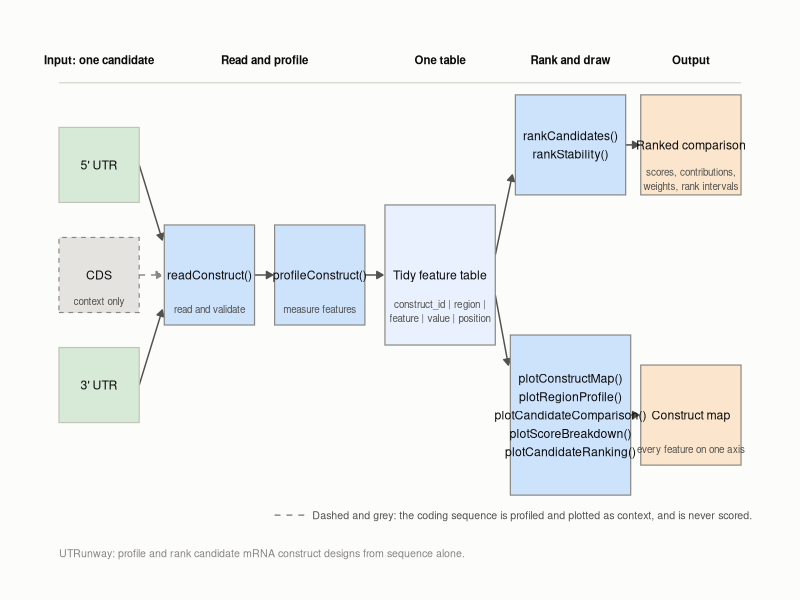

Generate this figure with R:
# Build the package overview image, inst/extdata/MO_M_A1.png.
#
# The diagram shows what goes into UTRunway and what comes out: the
# three regions of a candidate construct entering readConstruct(),
# flowing through profileConstruct() into the tidy feature table, and
# branching from there to the ranking and to the figures.
#
# The coding sequence path is drawn differently on purpose. It is
# grey, its border and its arrow are dashed, and it is labelled as
# context, because coding sequence features are profiled and plotted
# but never scored. The package's central scope rule is therefore
# visible in the diagram itself rather than only in its caption.
#
# Colours are the package's own palette, so a reader who has seen a
# UTRunway figure recognises them. Nothing here is carried by colour
# alone: every box is labelled and the two paths differ in line type
# as well as in shade.
#
# Run with:  source("data-raw/makeOverviewImage.R")

library(ggplot2)

# The package palette, repeated here so the script stands alone.
ink <- "#0b0b0b"
ink_soft <- "#52514e"
muted <- "#898781"
surface <- "#fcfcfb"
rule <- "#c3c2b7"
step_fill <- "#cde2fb"
table_fill <- "#e8f1fd"
utr_fill <- "#d7e9d7"
context_fill <- "#e4e3df"
output_fill <- "#fbe6cd"

boxes <- data.frame(
  key = c(
    "utr5", "cds", "utr3", "read", "profile", "table", "rank",
    "plots", "out_rank", "out_map"
  ),
  x = c(11, 11, 11, 33, 55, 79, 105, 105, 129, 129),
  y = c(40, 29, 18, 29, 29, 29, 42, 15, 42, 15),
  width = c(16, 16, 16, 18, 18, 22, 22, 24, 20, 20),
  height = c(7.5, 7.5, 7.5, 10, 10, 14, 10, 16, 10, 10),
  fill = c(
    utr_fill, context_fill, utr_fill, step_fill, step_fill,
    table_fill, step_fill, step_fill, output_fill, output_fill
  ),
  border = c(rule, muted, rule, muted, muted, muted, muted, muted,
             muted, muted),
  linetype = c(
    "solid", "dashed", "solid", "solid", "solid", "solid", "solid",
    "solid", "solid", "solid"
  ),
  label = c(
    "5' UTR",
    "CDS",
    "3' UTR",
    "readConstruct()",
    "profileConstruct()",
    "Tidy feature table",
    "rankCandidates()\nrankStability()",
    paste(
      "plotConstructMap()",
      "plotRegionProfile()",
      "plotCandidateComparison()",
      "plotScoreBreakdown()",
      "plotCandidateRanking()",
      sep = "\n"
    ),
    "Ranked comparison",
    "Construct map"
  ),
  stringsAsFactors = FALSE
)

# Second lines, set smaller and softer than the box titles.
subtitles <- data.frame(
  x = c(11, 33, 55, 79, 129, 129),
  y = c(26.4, 25.6, 25.6, 25.4, 38.6, 11.6),
  label = c(
    "context only",
    "read and validate",
    "measure features",
    paste(
      "construct_id | region |",
      "feature | value | position",
      sep = "\n"
    ),
    "scores, contributions,\nweights, rank intervals",
    "every feature on one axis"
  ),
  stringsAsFactors = FALSE
)

# Solid arrows carry sequence that will be scored; the dashed one
# carries the coding sequence, which will not be.
arrows <- data.frame(
  x = c(19, 19, 19, 42, 64, 90, 90, 115, 115),
  y = c(40, 29, 18, 29, 29, 31, 27, 42, 15),
  xend = c(23.6, 23.6, 23.6, 45.6, 67.6, 93.4, 92.6, 118.6, 118.6),
  yend = c(32.5, 29, 25.5, 29, 29, 39, 20, 42, 15),
  linetype = c(
    "solid", "dashed", "solid", "solid", "solid", "solid", "solid",
    "solid", "solid"
  ),
  colour = c(ink_soft, muted, ink_soft, ink_soft, ink_soft, ink_soft,
             ink_soft, ink_soft, ink_soft),
  stringsAsFactors = FALSE
)

overview <- ggplot(boxes) +
  geom_segment(
    data = arrows,
    mapping = aes(
      x = x, xend = xend, y = y, yend = yend,
      linetype = I(linetype), colour = I(colour)
    ),
    arrow = arrow(length = unit(0.18, "cm"), type = "closed"),
    linewidth = 0.5
  ) +
  geom_rect(
    mapping = aes(
      xmin = x - width / 2, xmax = x + width / 2,
      ymin = y - height / 2, ymax = y + height / 2,
      fill = I(fill), colour = I(border), linetype = I(linetype)
    ),
    linewidth = 0.4
  ) +
  geom_text(
    mapping = aes(x = x, y = y, label = label),
    size = 3.1, colour = ink, lineheight = 1.25, fontface = "plain"
  ) +
  geom_text(
    data = subtitles,
    mapping = aes(x = x, y = y, label = label),
    size = 2.5, colour = ink_soft, lineheight = 1.2
  ) +
  # Column headings, so the direction of travel is named.
  annotate(
    geom = "text",
    x = c(11, 44, 79, 105, 129),
    y = rep(x = 50.5, times = 5L),
    label = c(
      "Input: one candidate", "Read and profile", "One table",
      "Rank and draw", "Output"
    ),
    size = 2.9, colour = ink, fontface = "bold"
  ) +
  annotate(
    geom = "segment",
    x = 3, xend = 139, y = 48.2, yend = 48.2,
    colour = rule, linewidth = 0.3
  ) +
  # The scope rule, stated where the diagram can be read without it.
  annotate(
    geom = "segment",
    x = 46, xend = 52, y = 5, yend = 5,
    colour = muted, linewidth = 0.5, linetype = "dashed"
  ) +
  annotate(
    geom = "text", x = 53.5, y = 5, hjust = 0,
    label = paste(
      "Dashed and grey: the coding sequence is profiled and plotted",
      "as context, and is never scored."
    ),
    size = 2.7, colour = ink_soft
  ) +
  annotate(
    geom = "text", x = 3, y = 1.2, hjust = 0,
    label = paste(
      "UTRunway: profile and rank candidate mRNA construct designs",
      "from sequence alone."
    ),
    size = 2.7, colour = muted
  ) +
  scale_x_continuous(limits = c(0, 142)) +
  scale_y_continuous(limits = c(0, 53)) +
  theme_void() +
  theme(
    plot.background = element_rect(fill = surface, colour = NA),
    plot.margin = margin(t = 6, r = 6, b = 6, l = 6)
  )

destination <- file.path("inst", "extdata", "MO_M_A1.png")
ggsave(
  filename = destination,
  plot = overview,
  width = 12.5,
  height = 4.9,
  dpi = 200,
  bg = surface
)

message("Wrote ", destination, " (",
        round(file.size(destination) / 1024), " KB)")
